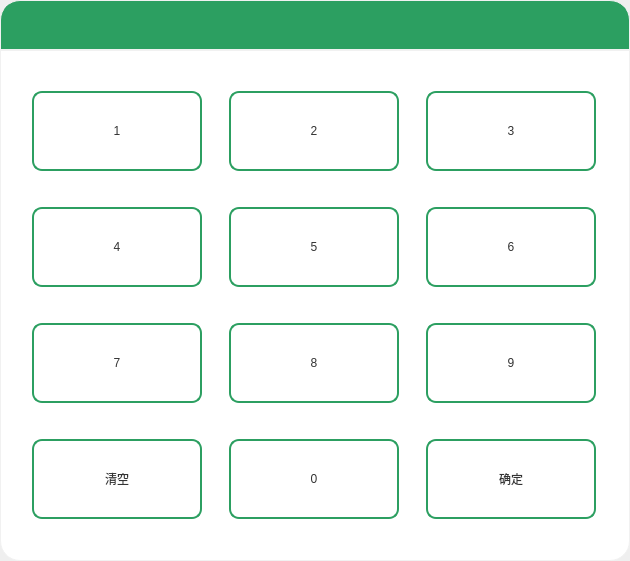
<?xml version="1.0" encoding="UTF-8"?>
<ui version="4.0">
 <class>Form</class>
 <widget class="QWidget" name="Form">
  <property name="geometry">
   <rect>
    <x>0</x>
    <y>0</y>
    <width>630</width>
    <height>561</height>
   </rect>
  </property>
  <property name="windowTitle">
   <string>Form</string>
  </property>
  <layout class="QHBoxLayout" name="horizontalLayout">
   <property name="spacing">
    <number>0</number>
   </property>
   <property name="leftMargin">
    <number>0</number>
   </property>
   <property name="topMargin">
    <number>0</number>
   </property>
   <property name="rightMargin">
    <number>0</number>
   </property>
   <property name="bottomMargin">
    <number>0</number>
   </property>
   <item>
    <widget class="QWidget" name="widget" native="true">
     <layout class="QVBoxLayout" name="verticalLayout" stretch="1,30">
      <property name="spacing">
       <number>0</number>
      </property>
      <property name="leftMargin">
       <number>0</number>
      </property>
      <property name="topMargin">
       <number>0</number>
      </property>
      <property name="rightMargin">
       <number>0</number>
      </property>
      <property name="bottomMargin">
       <number>0</number>
      </property>
      <item>
       <widget class="QWidget" name="widget_2" native="true">
        <property name="styleSheet">
         <string notr="true">QWidget#widget_2{
	background-color:rgba(44, 159, 97, 1);
	border: 1px solid rgb(241, 241, 241);
	border-top-left-radius:20px;
	border-top-right-radius:20px;
}</string>
        </property>
        <layout class="QHBoxLayout" name="horizontalLayout_2" stretch="1">
         <property name="spacing">
          <number>0</number>
         </property>
         <property name="leftMargin">
          <number>0</number>
         </property>
         <property name="topMargin">
          <number>0</number>
         </property>
         <property name="rightMargin">
          <number>0</number>
         </property>
         <property name="bottomMargin">
          <number>0</number>
         </property>
         <item>
          <widget class="QLabel" name="title">
           <property name="minimumSize">
            <size>
             <width>0</width>
             <height>50</height>
            </size>
           </property>
           <property name="maximumSize">
            <size>
             <width>2000</width>
             <height>50</height>
            </size>
           </property>
           <property name="styleSheet">
            <string notr="true">color:white;</string>
           </property>
           <property name="text">
            <string/>
           </property>
           <property name="alignment">
            <set>Qt::AlignCenter</set>
           </property>
          </widget>
         </item>
        </layout>
       </widget>
      </item>
      <item>
       <widget class="QWidget" name="widget_3" native="true">
        <property name="styleSheet">
         <string notr="true">QWidget#widget_3{
	background-color:white;
	border: 1px solid rgb(241, 241, 241);
	border-bottom-left-radius:20px;
	border-bottom-right-radius:20px;
}
QPushButton{
	background-color:white;
	border: 2px solid rgb(44, 159, 97);
	border-radius:10px;
	color:rgb(51, 51, 51);
}
QPushButton:pressed{
	background-color:rgb(44, 159, 97);
	border-radius:10px;
	color:white;
}</string>
        </property>
        <layout class="QGridLayout" name="gridLayout">
         <property name="leftMargin">
          <number>27</number>
         </property>
         <property name="topMargin">
          <number>27</number>
         </property>
         <property name="rightMargin">
          <number>27</number>
         </property>
         <property name="bottomMargin">
          <number>24</number>
         </property>
         <property name="spacing">
          <number>22</number>
         </property>
         <item row="1" column="1">
          <widget class="QPushButton" name="btn_5">
           <property name="minimumSize">
            <size>
             <width>170</width>
             <height>80</height>
            </size>
           </property>
           <property name="maximumSize">
            <size>
             <width>170</width>
             <height>80</height>
            </size>
           </property>
           <property name="text">
            <string>5</string>
           </property>
          </widget>
         </item>
         <item row="0" column="1">
          <widget class="QPushButton" name="btn_2">
           <property name="minimumSize">
            <size>
             <width>170</width>
             <height>80</height>
            </size>
           </property>
           <property name="maximumSize">
            <size>
             <width>170</width>
             <height>80</height>
            </size>
           </property>
           <property name="text">
            <string>2</string>
           </property>
          </widget>
         </item>
         <item row="2" column="2">
          <widget class="QPushButton" name="btn_9">
           <property name="minimumSize">
            <size>
             <width>170</width>
             <height>80</height>
            </size>
           </property>
           <property name="maximumSize">
            <size>
             <width>170</width>
             <height>80</height>
            </size>
           </property>
           <property name="text">
            <string>9</string>
           </property>
          </widget>
         </item>
         <item row="0" column="2">
          <widget class="QPushButton" name="btn_3">
           <property name="minimumSize">
            <size>
             <width>170</width>
             <height>80</height>
            </size>
           </property>
           <property name="maximumSize">
            <size>
             <width>170</width>
             <height>80</height>
            </size>
           </property>
           <property name="text">
            <string>3</string>
           </property>
          </widget>
         </item>
         <item row="3" column="0">
          <widget class="QPushButton" name="btn_clear">
           <property name="minimumSize">
            <size>
             <width>170</width>
             <height>80</height>
            </size>
           </property>
           <property name="maximumSize">
            <size>
             <width>170</width>
             <height>80</height>
            </size>
           </property>
           <property name="text">
            <string>清空</string>
           </property>
          </widget>
         </item>
         <item row="1" column="2">
          <widget class="QPushButton" name="btn_6">
           <property name="minimumSize">
            <size>
             <width>170</width>
             <height>80</height>
            </size>
           </property>
           <property name="maximumSize">
            <size>
             <width>170</width>
             <height>80</height>
            </size>
           </property>
           <property name="text">
            <string>6</string>
           </property>
          </widget>
         </item>
         <item row="3" column="2">
          <widget class="QPushButton" name="btn_ok">
           <property name="minimumSize">
            <size>
             <width>170</width>
             <height>80</height>
            </size>
           </property>
           <property name="maximumSize">
            <size>
             <width>170</width>
             <height>80</height>
            </size>
           </property>
           <property name="text">
            <string>确定</string>
           </property>
          </widget>
         </item>
         <item row="2" column="0">
          <widget class="QPushButton" name="btn_7">
           <property name="minimumSize">
            <size>
             <width>170</width>
             <height>80</height>
            </size>
           </property>
           <property name="maximumSize">
            <size>
             <width>170</width>
             <height>80</height>
            </size>
           </property>
           <property name="text">
            <string>7</string>
           </property>
          </widget>
         </item>
         <item row="3" column="1">
          <widget class="QPushButton" name="btn_0">
           <property name="minimumSize">
            <size>
             <width>170</width>
             <height>80</height>
            </size>
           </property>
           <property name="maximumSize">
            <size>
             <width>170</width>
             <height>80</height>
            </size>
           </property>
           <property name="text">
            <string>0</string>
           </property>
          </widget>
         </item>
         <item row="0" column="0">
          <widget class="QPushButton" name="btn_1">
           <property name="minimumSize">
            <size>
             <width>170</width>
             <height>80</height>
            </size>
           </property>
           <property name="maximumSize">
            <size>
             <width>170</width>
             <height>80</height>
            </size>
           </property>
           <property name="text">
            <string>1</string>
           </property>
          </widget>
         </item>
         <item row="1" column="0">
          <widget class="QPushButton" name="btn_4">
           <property name="minimumSize">
            <size>
             <width>170</width>
             <height>80</height>
            </size>
           </property>
           <property name="maximumSize">
            <size>
             <width>170</width>
             <height>80</height>
            </size>
           </property>
           <property name="text">
            <string>4</string>
           </property>
          </widget>
         </item>
         <item row="2" column="1">
          <widget class="QPushButton" name="btn_8">
           <property name="minimumSize">
            <size>
             <width>170</width>
             <height>80</height>
            </size>
           </property>
           <property name="maximumSize">
            <size>
             <width>170</width>
             <height>80</height>
            </size>
           </property>
           <property name="text">
            <string>8</string>
           </property>
          </widget>
         </item>
        </layout>
       </widget>
      </item>
     </layout>
    </widget>
   </item>
  </layout>
 </widget>
 <resources/>
 <connections/>
</ui>
